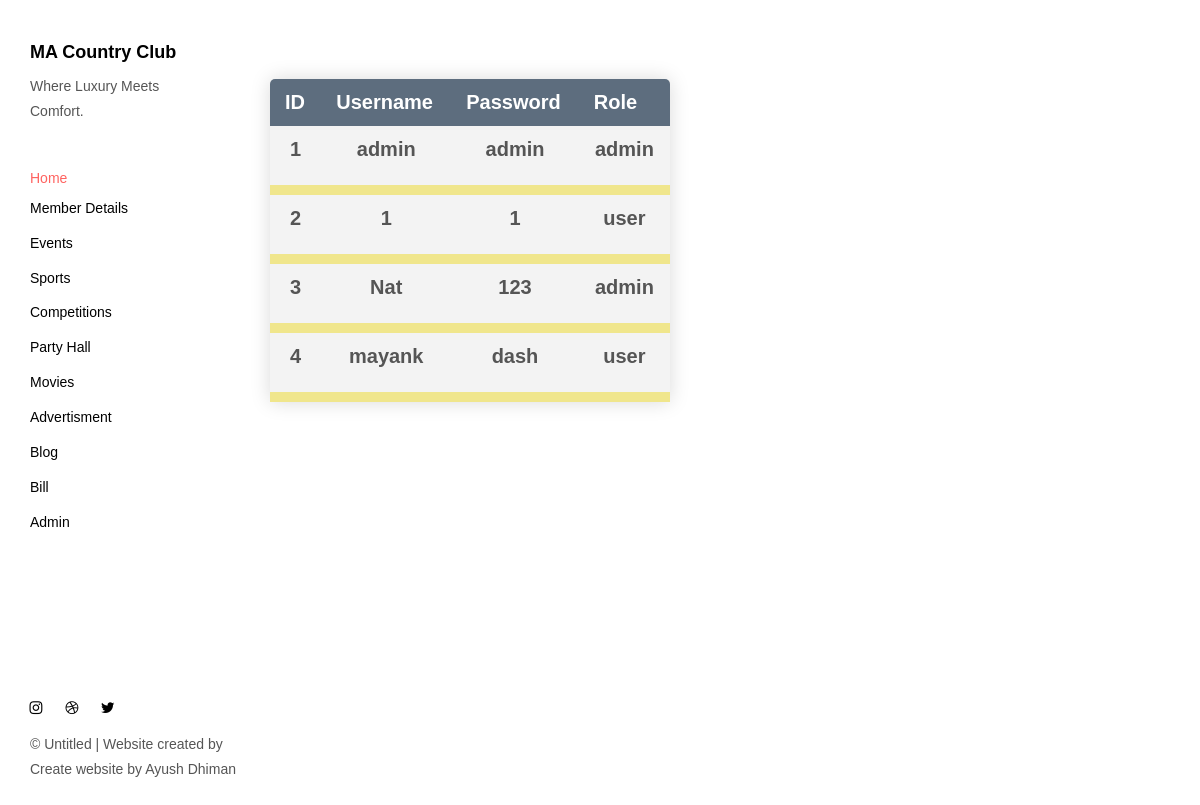
Screenshot of /AppBody/passwords.php with the database file from the repository.
### tables this page shows
CREATE TABLE `loginform` (
  `ID` int(11) NOT NULL,
  `User` varchar(50) NOT NULL,
  `Password` varchar(50) NOT NULL,
  `role` varchar(10) NOT NULL
);

### AppBody/passwords.php (the view, shortened to what this page needs)
<head>
<link href="./main.82cfd66e.css" rel="stylesheet"></head>
<body background="../ResourcesNEW/passback.jpg" style=" background-position: center;
  background-repeat: no-repeat;
  background-size: cover;">
<body>
<header class="">
  <nav class="sidebar">
    <div class="navbar-collapse" id="navbar-collapse">
      <div class="site-header hidden-xs">
          <a class="site-brand" href="./index.html" title="">
            MA Country Club
          </a>
        <p>Where Luxury Meets Comfort.</p>
      </div>
      <ul class="nav">
    <a href="../admin.php" title="">Home</a></li>
        <li><a href="./memberdetails.php" title="">Member Details</a></li>
        <li><a href="./events.php" title="">Events</a></li>
        <li><a href="./sports.php" title="">Sports</a></li>
        <li><a href="./competitions.php" title="">Competitions</a></li>
        <li><a href="./partyhall.php" title="">Party Hall</a></li>
        <li><a href="./movies.php" title="">Movies</a></li>
        <li><a href="./advertisment.php" title="">Advertisment</a></li>
        <li><a href="./blog.php" title="">Blog</a></li>
        <li><a href="./monthbill.php" title="">Bill</a></li>
        <li><a href="./admindetails.php" title="">Admin</a></li>
      </ul>
      <nav class="nav-footer">
        <p class="nav-footer-social-buttons">
          <a class="fa-icon" href="https://www.instagram.com/ayush.dhiman_" title="">
            <i class="fa fa-instagram"></i>
          </a>
          <a class="fa-icon" href="https://dribbble.com/" title="">
            <i class="fa fa-dribbble"></i>
          </a>
          <a class="fa-icon" href="https://twitter.com/" title="">
            <i class="fa fa-twitter"></i>
          </a>
        </p>
        <p>© Untitled | Website created by Create website by Ayush Dhiman</a>
      </nav>
    </div>
  </nav>
</header>
<main class="" id="main-collapse">
<h1 style="text-align:center; font-size:25px;font-family: Calibri, Helvetica, sans-serif;"></h10>
<?php
$server="localhost";
$username="root";
$password="";
$dbname="login";
$conn =mysqli_connect($server,$username,$password,$dbname);
?>
<div class="article-container">
    <?php
	   $sql="SELECT * FROM loginform";
	   $result=mysqli_query($conn,$sql);
	   $queryResults =mysqli_num_rows($result);
	   if($queryResults >0){
       echo "<table style='text-align:center;border-collapse: collapse;margin: 25px 0; font-size: 20px;min-width: 400px;border-radius: 5px 5px 0 0;overflow: hidden;box-shadow: 0 0 20px rgba(0, 0, 0, 0.15);'>
     <tr style='color:white ;background-color: #5D6D7E ;text-align: left;font-weight: bold;padding: 12px 15px;'>
                  <th style='padding: 12px 15px;'>ID</th>
                <th style='padding: 12px 15px;'>Username</th>
                <th style='padding: 12px 15px;'>Password</th>
                <th style='padding: 12px 15px;'>Role</th>
        </tr>";
	   while($row = mysqli_fetch_assoc($result)){
	        echo "<div>
                <tr style='background-color: #f3f3f3; border-bottom: 10px solid khaki;font-weight: bold;'>
                <td style='padding: 12px 15px;'><p>".$row['ID']."</p></td>
                <td style='padding: 12px 15px;'><p>".$row['User']."</p></td>
                <td style='padding: 12px 15px;'><p>".$row['Password']."</p></td>
                <td style='padding: 12px 15px;'><p>".$row['role']."</p></td>
                 </tr>
	          </div>";
			}
		 }
	  ?>
</div>
</body>
</html>

### rows the page displays
loginform: ID "1", User "admin", Password "admin", role "admin"
loginform: ID "2", User "1", Password "1", role "user"
loginform: ID "3", User "Nat", Password "123", role "admin"
loginform: ID "4", User "mayank", Password "dash", role "user"
